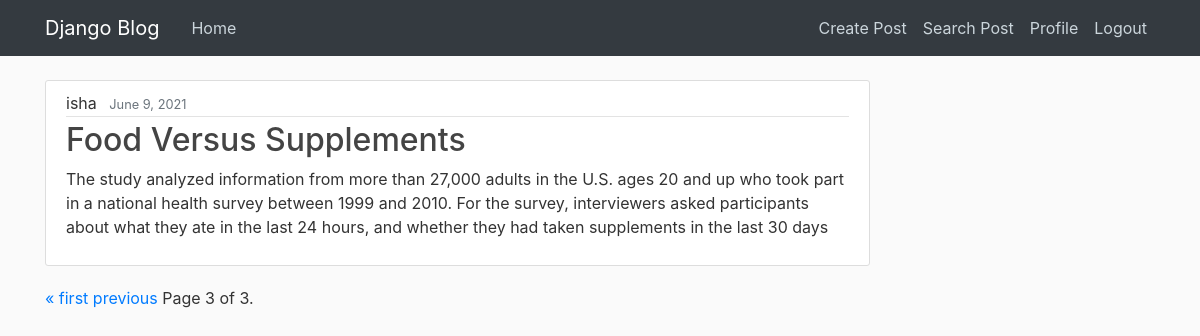
The page /landing/?page=3 (signed in) on the database its author committed.
### blog/models.py (models this page shows, shortened)
class Post(models.Model):
    title = models.CharField(max_length=100, null=False)
    slug = models.SlugField(unique=True, blank=True)
    content = models.TextField(null=False)
    posted_date = models.DateField(null=False, default=timezone.now)
    updated_date = models.DateField(null=True)
    user = models.ForeignKey(User, on_delete=models.CASCADE)
    category = models.ForeignKey(Category, on_delete=models.CASCADE)

### blog/views.py (the view)
# urls.py: path('landing/', views.landing, name='blog_landing'),
@login_required(login_url="/login/")
def landing(request):
    data = Post.objects.order_by('-posted_date')
    for obj in data:
        content = obj.content[0:300]
        obj.content = content
    p = Paginator(data, 3)
    page_num = request.GET.get('page', 1)
    try:
        page = p.page(page_num)
    except EmptyPage:
        page = p.page(1)
    context = {}
    context['posts'] = page
    return render(request, 'blog/landing.html', context)

### blog/templates/blog/landing.html (shortened to what this page needs)
{% extends "blog/base.html" %}
{% block content %}
    {% for post in posts %}
        <article class="media content-section">
          <div class="media-body">
            <div class="article-metadata">
              {{ post.user.username }}
              <small class="text-muted ml-2">{{ post.posted_date }}</small>
            </div>
            <h2><a class="article-title" href="{% url 'post_detail' post.slug %}">{{ post.title }}</a></h2>
            <p class="article-content">{{ post.content }}</p>
          </div>
        </article>
    {% endfor %}
    <div class="pagination">
        <span class="step-links">
            {% if posts.has_previous %}
                <a href="?page=1">&laquo; first</a>
                <a href="?page={{ posts.previous_page_number }}">previous</a>
            {% endif %}
            <span class="current">
                Page {{ posts.number }} of {{ posts.paginator.num_pages }}.
            </span>
        </span>
    </div>
{% endblock content %}

### blog/static/blog/main.css (style rules this page uses)
body { background: #fafafa; color: #333333; margin-top: 5rem; }
h2, h3, h4, h5, h6 { color: #444444; }
.content-section { background: #ffffff; padding: 10px 20px; border: 1px solid #dddddd; border-radius: 3px; margin-bottom: 20px; }
.article-title { color: #444444; }
.article-content { white-space: pre-line; }
.article-metadata { padding-bottom: 1px; margin-bottom: 4px; border-bottom: 1px solid #e3e3e3 }

### rows shown on the page
Post: user.username "isha", posted_date "June 9, 2021", title "Food Versus Supplements", content "The study analyzed information from more than 27,000 adults in the U.S. ages 20 and up who took part in a national health survey between 1999 and 2010. For the survey, interviewers asked participants about what they ate in the last 24 hours, and whether they had taken supplements in the last 30 days"

### other values the page prints
{{ posts.number }} "3"
{{ posts.paginator.num_pages }} "3"
